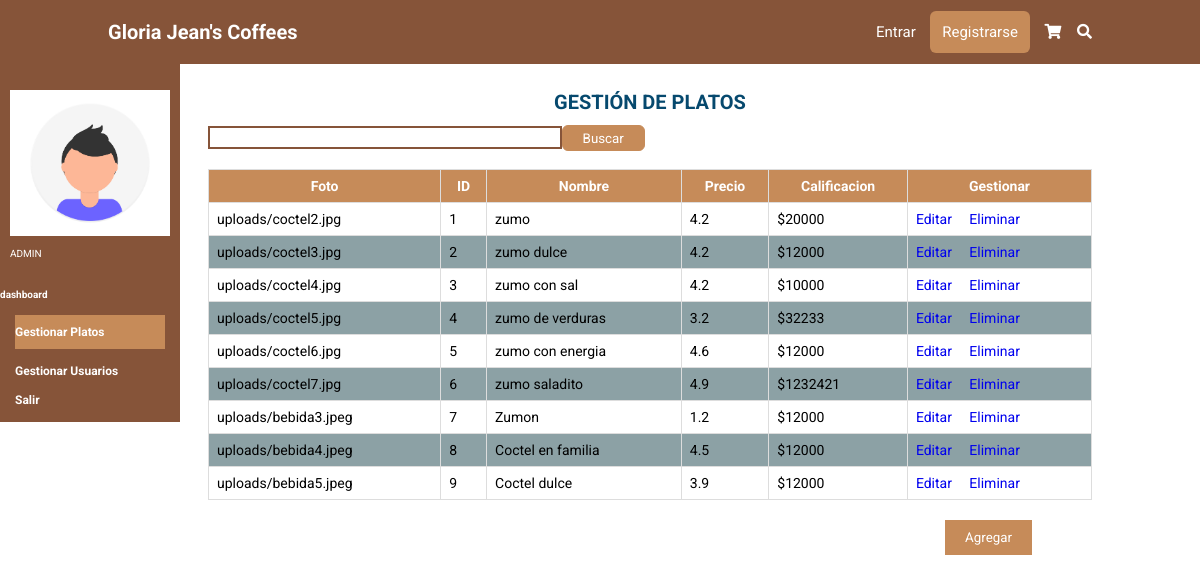
The app's page /dashboard/platos/, older data.
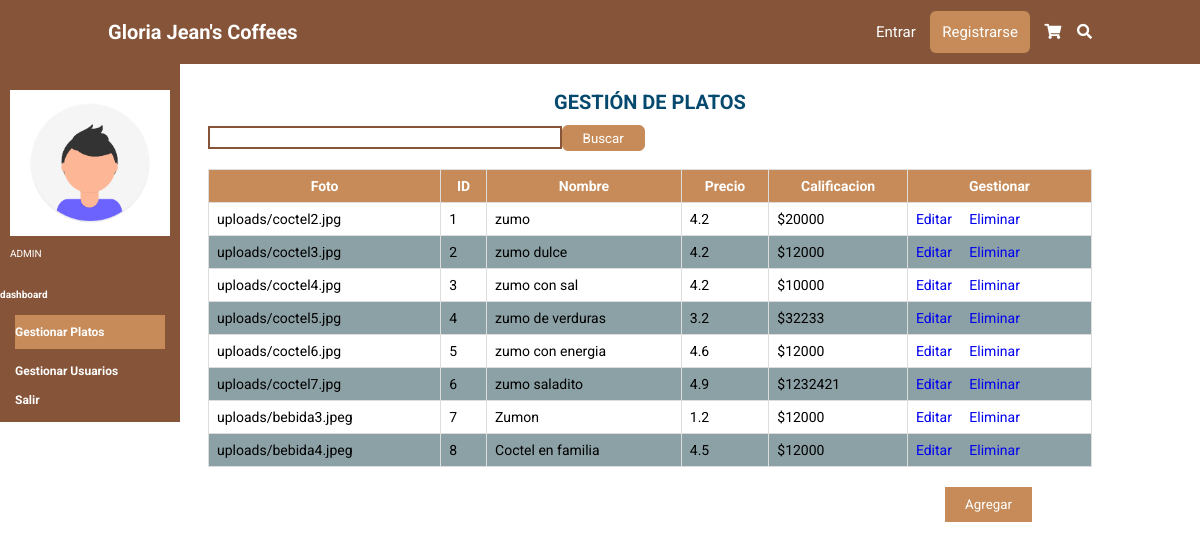
The same page, newer data.
### tables this page shows
CREATE TABLE plato (cod_plato INTEGER PRIMARY KEY AUTOINCREMENT NOT NULL UNIQUE, imagen STRING DEFAULT (0), nombre STRING (100) NOT NULL UNIQUE, tipo STRING (50) DEFAULT bebida NOT NULL, calificacion DECIMAL (2) DEFAULT (4.2), descripcion STRING (200) NOT NULL, valor DECIMAL NOT NULL DEFAULT (0));

### app.py (the view, shortened to what this page needs)
@app.route('/dashboard/', methods=['GET', 'POST'])
@app.route('/dashboard/platos/', methods=['GET', 'POST'])
def dashboard():
    form = search()
    if request.method == 'GET':
        sql = f'SELECT *FROM plato'
        res = seleccion(sql)
    return render_template('platos.html', form=form, titulo='dashboard', res=res)

### forms.py
class search(FlaskForm):
    seh = TextField('Buscar')

### conexion.py (called while the page is built)
def seleccion(sql) -> list:
    try:
        with sqlite3.connect(URL_DB) as con:
            cur = con.cursor()
            res = cur.execute(sql).fetchall()
    except Exception:
        res = None
    return res

### templates/platos.html
{% extends 'base.html' %}
{% block cuerpo %}
    <section class="Gplatos">
        <div class="aside">
            <div class="user">
                <img src="{{ url_for('static',filename='img/foto.png')}}" class="fotico-dashboard" alt="" >
                <p class="rol">ADMIN</p>
            </div>
            <div class="plataforma">
                <h4>dashboard</h4>
            </div>
             <nav class="navbar-aside">
              <a href='/dashboard/platos/' class="dashboard-platos">Gestionar Platos</a>
              <a href='/dashboard/usuarios/' class="dashboard-usuarios">Gestionar Usuarios</a>
              <a href='/salir'>Salir</a>
            </nav>
        </div>
        <div class="tabla">
          <h1 class="text-title">GESTI&Oacute;N DE PLATOS</h1><br>
          <form name='fbuscarD' id='fbuscarD' action='' method='POST'>
                <div class="buscar-plato">
                {{ form.seh(class="buscar") }}
                <input type="submit" class="btn_buscar" value="Buscar">
              </div>
          </form>
              <table>
                  <tr>
                    <th>Foto</th>
                    <th>ID</th>
                    <th>Nombre</th>
                    <th>Precio</th>
                    <th>Calificacion</th>
                    <th>Gestionar</th>
                  </tr>
                  {% for i in res %}
                  <tr>
                    <td>{{ i[1] }}</td>
                    <td>{{ i[0] }}</td>
                    <td>{{ i[2] }}</td>
                    <td>{{ i[4] }}</td>
                    <td>${{ i[6] }}</td>
                    <td><a href='/dashboard/platos/editar_plato/?id_plato={{i[0]}}'>Editar &nbsp;</a> <a href='/delete/?id_plato={{i[0]}}'>&nbsp; Eliminar</a></td>
                  </tr>
                  {% endfor%}
                </table>
                <div class="botones">
                  <a href='/dashboard/platos/agregar_plato/'><input type="submit" value="Agregar" ></a>
              </div>
          </div>
    </section>
{% endblock %}

Row changes from the older to the newer data that the page shows:
removed plato: imagen "uploads/bebida5.jpeg", cod_plato "9", nombre "Coctel dulce", calificacion "3.9", valor "12000"
